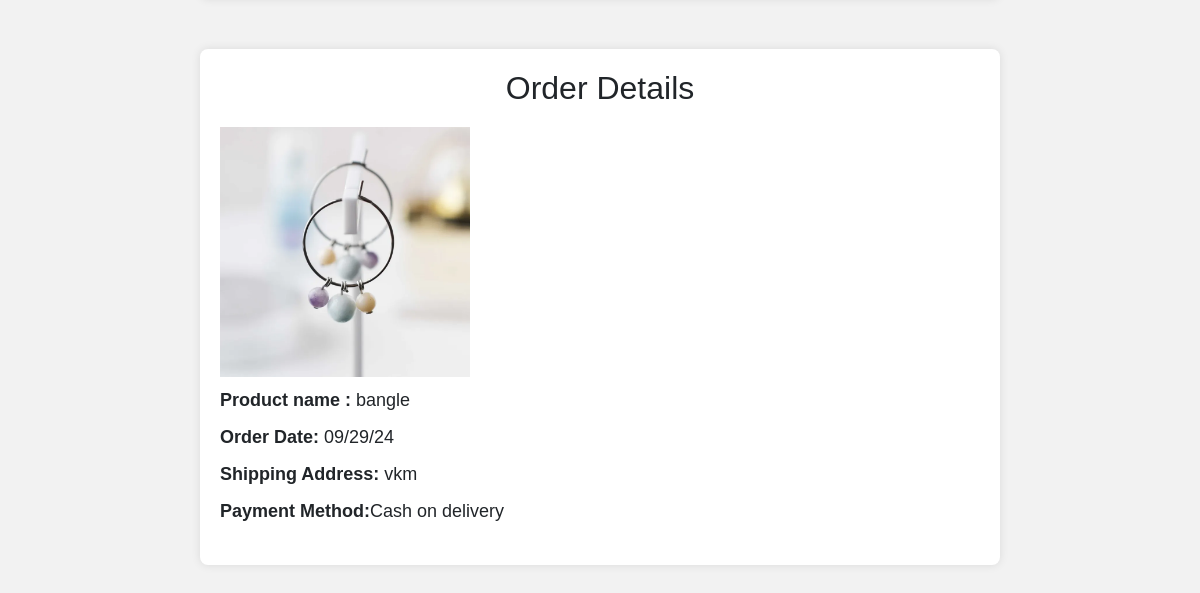
/orderdetails (signed in, lower part), run on an earlier commit of the app's database.
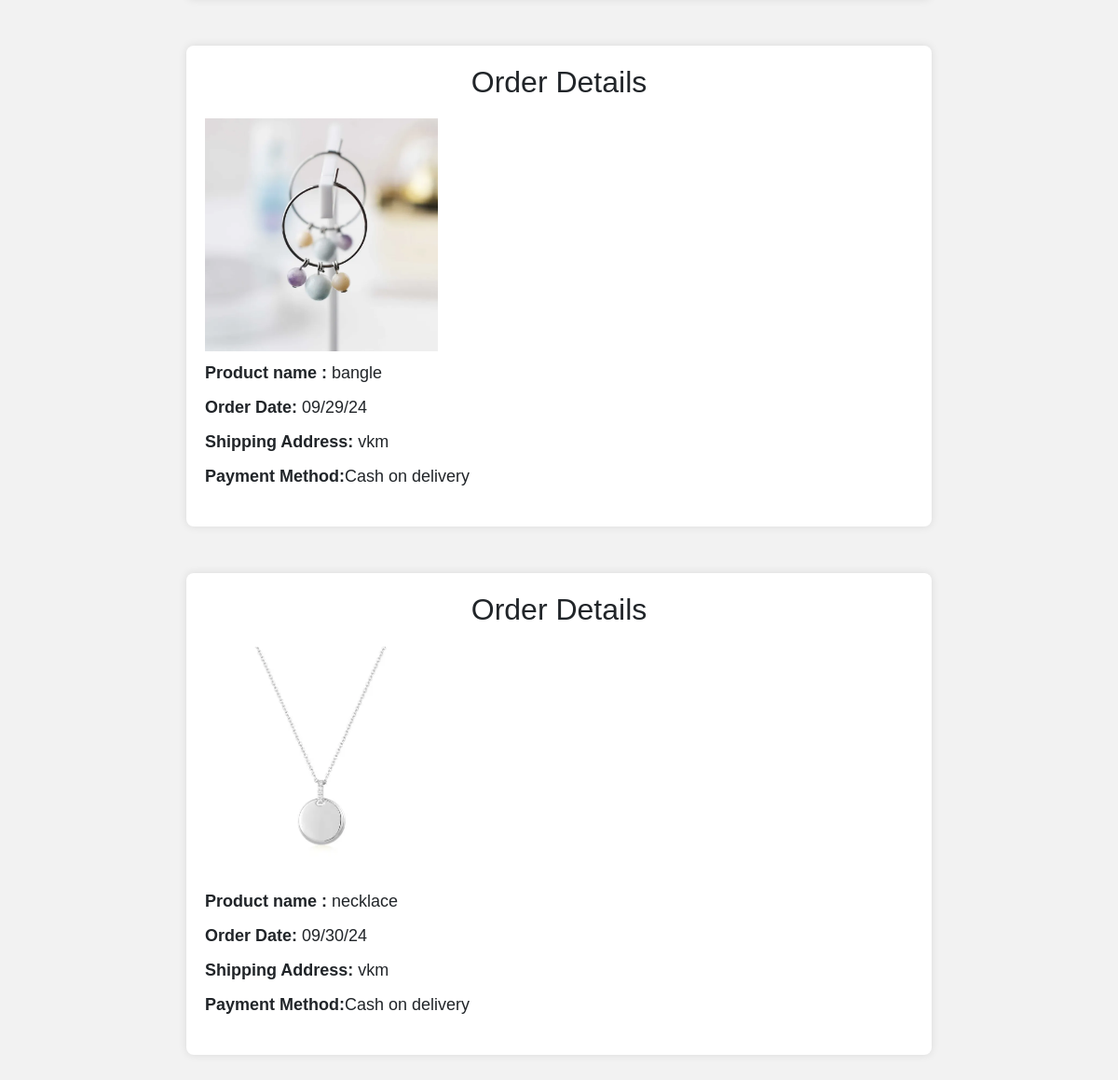
And on a later commit of the database.
### app/models.py (models this page shows, shortened)
class Buy(models.Model):
    product = models.ForeignKey(Product,on_delete=models.CASCADE)
    user = models.ForeignKey(Register,on_delete=models.CASCADE)
    date_of_buying = models.TextField()
    payment_status = models.BooleanField(default=False)
    quantity = models.IntegerField()
    price = models.IntegerField()
    del_boy=models.BooleanField(default=False)

class Product(models.Model):
    shop = models.ForeignKey(Shopreg,on_delete=models.CASCADE)
    name = models.TextField()
    discription = models.TextField()
    price = models.IntegerField()
    quantity = models.IntegerField()
    offerprice = models.IntegerField()
    image = models.FileField()

class Register(models.Model):
    Email = models.EmailField(unique=True)
    name = models.TextField()
    phonenumber = models.IntegerField()
    password = models.IntegerField()
    location= models.TextField()

### app/views.py (the view)
# urls.py: path('orderdetails',views.orderdetails),
def orderdetails(req):
    data=Buy.objects.filter(user=get_usr(req))
    return render(req,'orderdetails.html',{'data':data})

### app/views.py (called while the page is built)
def get_usr(req):
    data=Register.objects.get(Email=req.session['user'])
    return data

### template/orderdetails.html (shortened to what this page needs)
<!DOCTYPE html>
<html lang="en">
<head>
    <link href="https://cdn.jsdelivr.net/npm/bootstrap@5.3.3/dist/css/bootstrap.min.css" rel="stylesheet">
</head>
<body>
    {% for i in data %}
    <div class="order-container">
        <h2>Order Details</h2>
        <div class="order-details">
          <img src="{{i.product.image.url}}" alt="" style="width:250px">
            <p><strong>Product name :</strong> {{i.product.name}}</p>
            <p><strong>Order Date:</strong> {{i.date_of_buying}}</p>
            <p><strong>Shipping Address:</strong> {{i.user.location}}</p>
            <p><strong>Payment Method:</strong>Cash on delivery</p>
        </div>
    </div>
    {% endfor %}
</body>
</html>

What changed in the data, as far as the page shows it:
added Buy: product.image (picture), product.name "necklace", date_of_buying "09/30/24", user.location "vkm"
